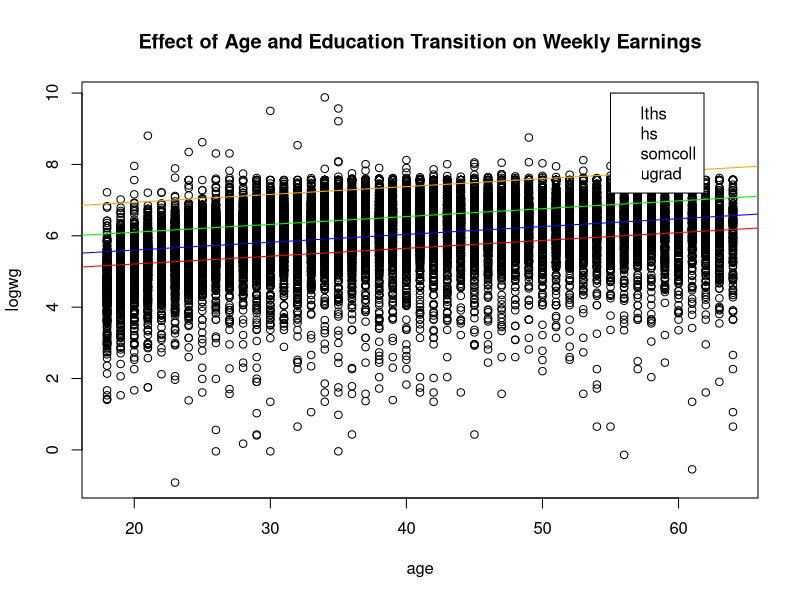
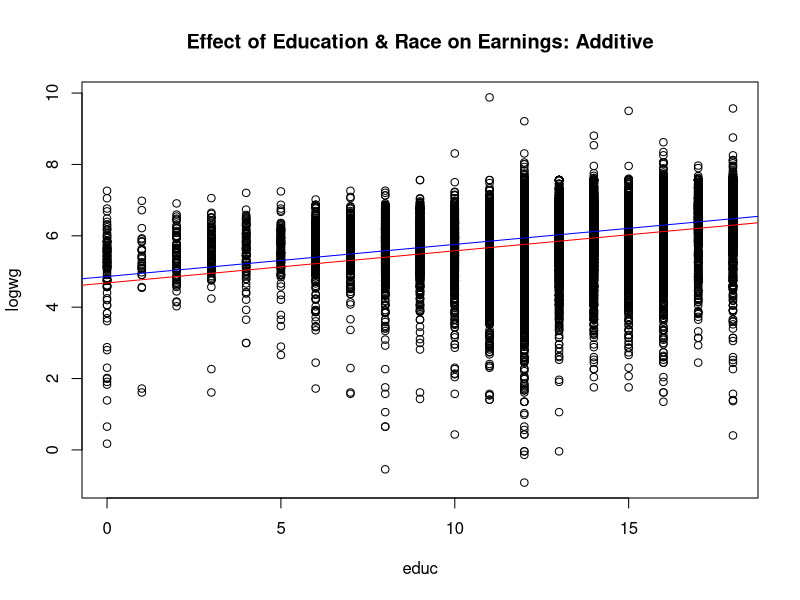
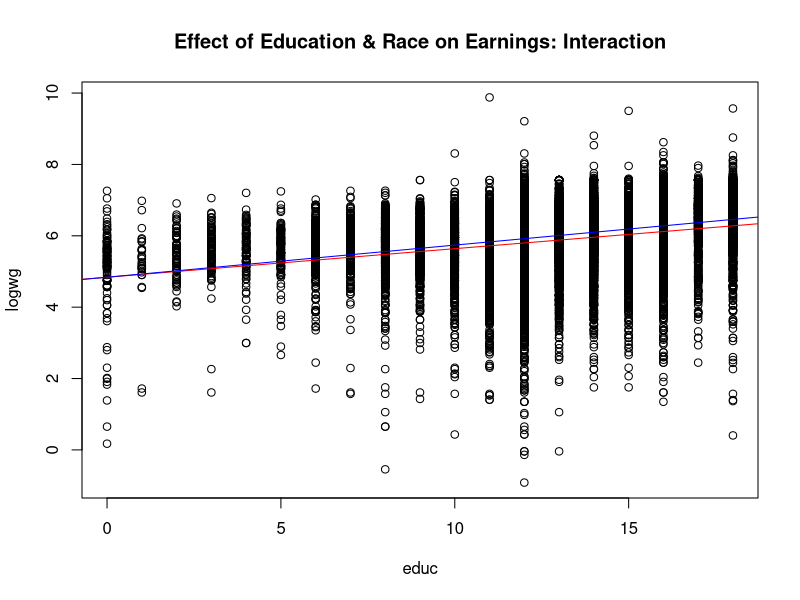

Write R code to recreate these figures, in order.
## ---- chunk 1
cps <- read.csv(file="cps.csv")
race <- cps$race
age <- cps$age
educ <- cps$educ
logwg <- cps$logwg
## ---- chunk 2
model1 <- lm(logwg ~ age + educ)
summary(model1)
## ---- chunk 3
lths <- as.numeric(cps$educ < 12)
hs <- as.numeric(cps$educ == 12)
somecoll <- as.numeric (cps$educ >12 & cps$educ < 16)
ugrad <- as.numeric(cps$educ >= 16)
## ---- chunk 4
model2 <- lm(logwg ~ age + hs + somecoll + ugrad)
summary(model2)
## ---- chunk 5
model3 <- lm(logwg ~ educ + race)
summary(model3)
## ---- chunk 6
model4 <- lm(logwg ~ educ + race + educ*race)
summary(model4)
## ---- chunk 7
summary(model1)
## ---- chunk 8
summary(model2)
## ---- chunk 9
plot1 <- plot(age, logwg, main = "Effect of Age and Education Transition on Weekly Earnings")
abline(a=4.77, b=0.022, col="red")
abline(a=4.77+0.39, b=0.022, col="blue")
abline(a=4.77+0.39+0.5, b=0.022, col="green")
abline(a=4.77+0.39+0.5+0.84, b=0.022, col="orange")
legend(55,10, c("lths", "hs", "somcoll", "ugrad"), col=c("red", "blue", "green", "orange", pch(c("-"))))
## ---- chunk 10
summary(model3)
## ---- chunk 11
plot2 <- plot(educ, logwg, main= "Effect of Education & Race on Earnings: Additive")
abline(a=4.68, b=0.09, col="red")
abline(a=4.68+0.18, b=0.09, col="blue")
legend(20,10, c("Black", "White"), col=c("red", "blue"))
## ---- chunk 12
summary(model4)
## ---- chunk 13
plot3 <- plot(educ, logwg, main= "Effect of Education & Race on Earnings: Interaction")
abline(a=4.84, b=0.08, col="red")
abline(a=4.84+0.00, b=0.08+0.01, col="blue")
legend(20,10, c("Black", "White"), col=c("red", "blue"))
## ---- chunk 14
anova(model3, model4)
((18120-18117)/(1))/(18117/31635)
